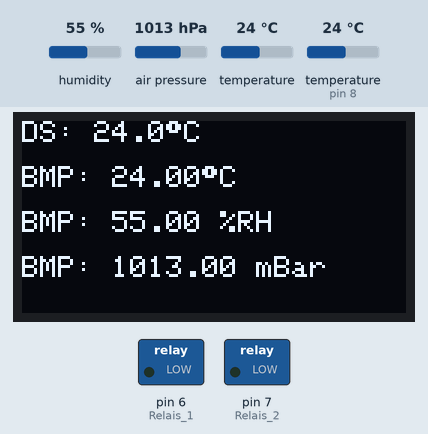
Recording of a sketch running on a simulated Arduino Nano Every. Parts: 128×64 one-colour display, switched loads named in the sketch (green lamp = pin HIGH). Inputs (shaded band) come from the test bench; at power-on: temperature (sensor on pin 8) 24 °C, humidity 55 %, air pressure 1013 hPa, temperature 24 °C. What the sketch prints to the serial monitor is not drawn.

Above: at 1.5 s.
1.6 s: temperature (sensor on pin 8) set to 12 °C
At 2.4 s:
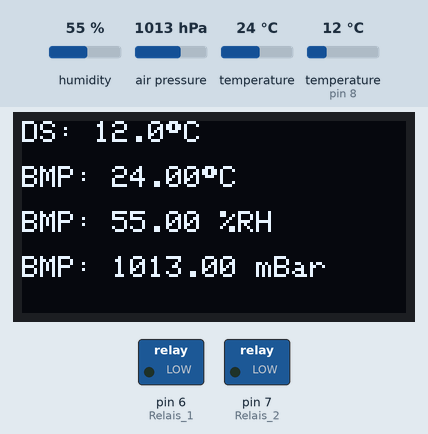
3.3 s: humidity set to 22 %
At 5.5 s:
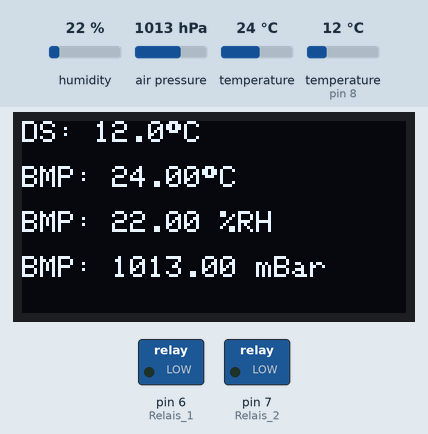
5.8 s: air pressure set to 952 hPa
At 7.5 s:
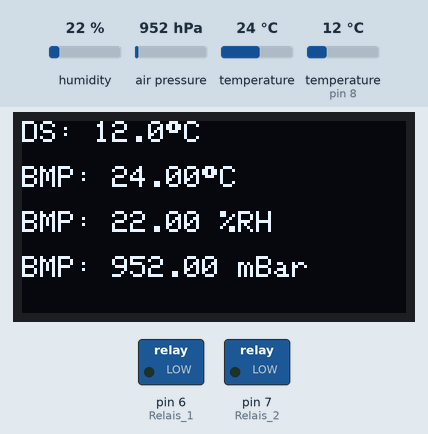
8.3 s: temperature (sensor 0) set to 12 °C
At 10.6 s:
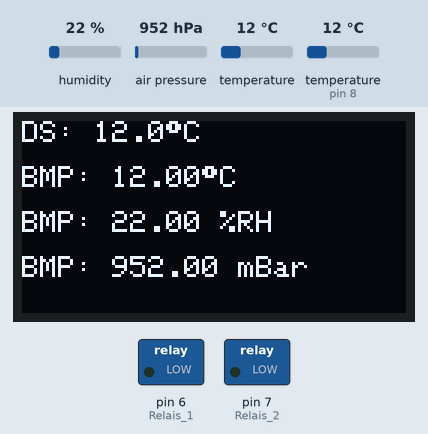
10.9 s: temperature (sensor on pin 8) set to 19 °C
12.6 s: temperature (sensor on pin 8) set to 28 °C
At 13.5 s:
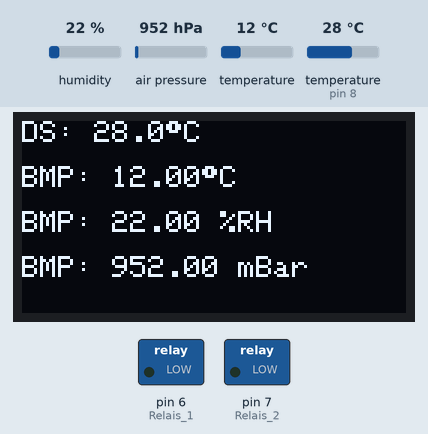
Timing chart, 0 to 15.3 s (numbered marks = the images above; inputs shaded):
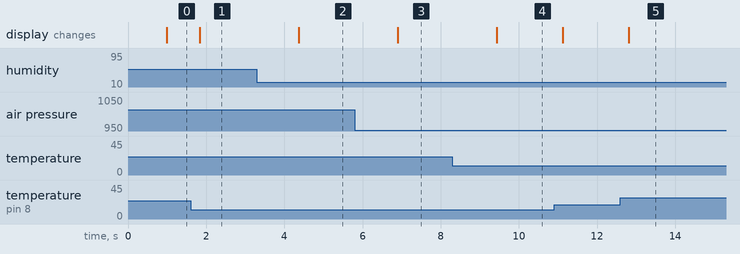

Measured:
- after the input at 1.6 s, the display: changes after 0.23 s (image 1)
- after the input at 3.3 s, the display: changes after 1.1 s (image 2)
- after the input at 5.8 s, the display: changes after 1.1 s (image 3)
- after the input at 8.3 s, the display: changes after 1.1 s (image 4)
- after the input at 12.6 s, the display: changes after 0.21 s (image 5)

The sketch:

NanoEvery-Oled-Test.ino
```cpp
// Steuerung für Solartrocknung Vers. 1

#include <OneWire.h>
#include <DallasTemperature.h>
#include <SPI.h>
#include <Wire.h>
#include <Adafruit_GFX.h>
#include <Adafruit_SSD1306.h>
#include <BME280I2C.h>

// I/O
#define Relay1 6               // Relais für Lüfter (an/aus)
#define Relay2 7               // Relais für Klappenantrieb (Polarität wechselt)
#define ONE_WIRE_BUS 8         // Bus für Temperatursensoren Typ DS18B20
#define Switch1 3            // 1. Taste (noch nicht implementiert)
#define Switch2 4            // 2. Taste (noch nicht implementiert)
#define Switch3 5            // 3. Taste (noch nicht implementiert)

// Display
#define OLED_MOSI    9
#define OLED_CLK    10
#define OLED_DC     11
#define OLED_CS     12
#define OLED_RESET  13
#define SCREEN_WIDTH 128      // OLED display width, in pixels
#define SCREEN_HEIGHT 64      // OLED display height, in pixels

Adafruit_SSD1306 display(SCREEN_WIDTH, SCREEN_HEIGHT,
  OLED_MOSI, OLED_CLK, OLED_DC, OLED_RESET, OLED_CS);

OneWire oneWire(ONE_WIRE_BUS);

DallasTemperature sensors(&oneWire);

BME280I2C bme;

void setup() {
  sensors.begin();
  Serial.begin(9600);

  pinMode(3, INPUT);                       //Taste 1
  pinMode(4, INPUT);                       //Taste 2
  pinMode(5, INPUT);                       //Taste 3
  pinMode(6, OUTPUT);                      //Relais 1
  pinMode(7, OUTPUT);                      //Relais 2

  display.begin(SSD1306_SWITCHCAPVCC);
  display.clearDisplay();

  delay(100);

Wire.begin();

  while(!bme.begin())
  {
    Serial.println("Could not find BME280 sensor!");
    delay(1000);
  }

}


void loop() {

float temp(NAN), hum(NAN), pres(NAN);
   bme.read(pres, temp, hum);

//Relais Test
/*
digitalWrite(6, HIGH);
delay(1000);
digitalWrite(7, HIGH);
delay(1000);
digitalWrite(6, LOW);
delay(1000);
digitalWrite(7, LOW);
delay(100);
*/


// Temperatur messen
  sensors.requestTemperatures();
  int Temp1 = (int)(sensors.getTempCByIndex(0),(1));               //DS18B20 Sensor Nr.1
  // wenn mehrere Sensoren am 1W Bus sind sieht das so aus:
  // int Temp1 = (int)(sensors.getTempCByIndex(0),(2));
  // int Temp1 = (int)(sensors.getTempCByIndex(0),(3));
  // usw.


   {
     Serial.print (sensors.getTempCByIndex(0),(1));
     Serial.println (" °C");
     }

  {

    display.clearDisplay();
    display.setTextSize(1);             // 2 wäre größer...
    display.setTextColor(WHITE);
    display.setCursor(0, 0);
    display.print("DS: ");
    display.print(sensors.getTempCByIndex(0),(1));
    display.print((char)247);                        // degree symbol
    display.println("C");

delay(10);

    //display.clearDisplay();
    display.setTextSize(1);
    display.setTextColor(WHITE);
    display.setCursor(0, 15);
    display.print("BMP: ");
    display.print(temp);
    display.print((char)247);                        // degree symbol
    display.println("C");

delay(10);

    display.setTextSize(1);
    display.setTextColor(WHITE);
    display.setCursor(0, 30);
    display.print("BMP: ");
    display.print(hum);                               // Luftfeuchte
    display.print(" %RH");

delay(10);

    display.setTextSize(1);
    display.setTextColor(WHITE);
    display.setCursor(0, 45);
    display.print("BMP: ");
    display.print(pres);                               // Luftdruck
    display.print(" mBar");


  // Falls Du am unteren Bilschirm "Softkeys" basteln willst hier ein Beispiel:
  // Softkeys am unteren Displayrand
  /*
    display.setTextSize(2);
    display.setTextColor(BLACK, WHITE);              // Textfarbe invers
    display.setCursor(1, 49);
    display.print("ABC");
    display.setCursor(80, 49);
    display.print("1234");
    display.drawLine(0,49, 127, 49, WHITE);          // waagerechte Linie
    display.drawLine(0,50, 0, 63, WHITE);            // senkrechte Linie links
    display.drawLine(79,50, 79, 63, WHITE);          // senkrechte Linie rechts
*/

display.display();
 }
}                                                    // end loop
```
